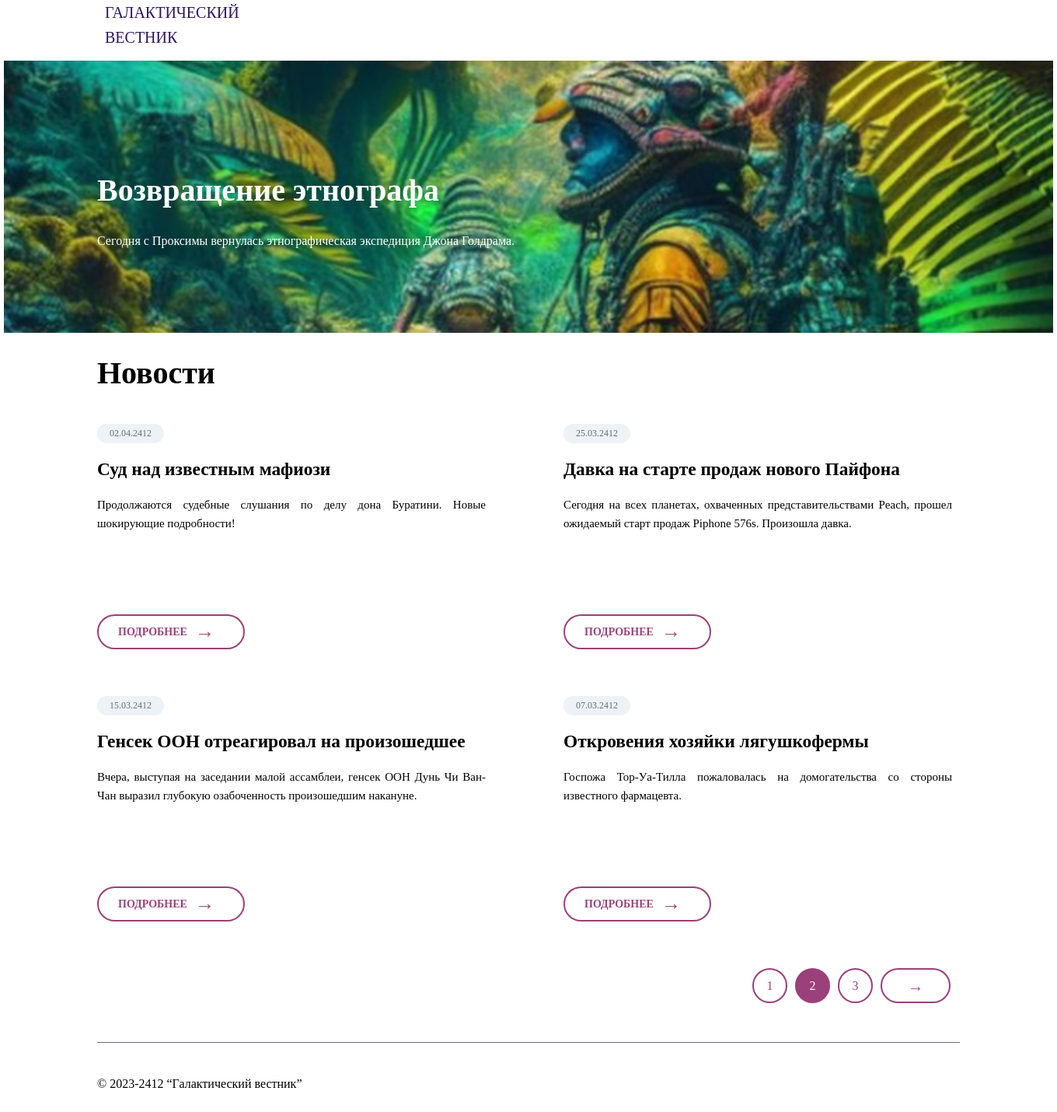
The page /news/group=0&newseg=1 on the database its author committed.
### tables this page shows
CREATE TABLE `news` (
  `id` int(11) unsigned NOT NULL AUTO_INCREMENT,
  `date` datetime NULL DEFAULT NULL,
  `title` varchar(250) NOT NULL DEFAULT '',
  `announce` text NULL DEFAULT NULL,
  `content` text NULL DEFAULT NULL,
  `image` varchar(250) NOT NULL DEFAULT '',
  PRIMARY KEY (`id`),
  KEY `id` (`id`),

  KEY `idx_news_date` (`date`));

### index.php (called while the page is built, shortened)
<?php
$partsOrig = explode("/", $_SERVER["REQUEST_URI"]);
$prefix = '/news';
$postfix = '/newsID=';
$parts[1] = $partsOrig[1] ?? Null;
$parts[2] = $partsOrig[2] ?? Null;
$parts[3] = $partsOrig[3] ?? Null;
$uriFirstLevel = preg_match('/news/', (string) $parts[1]);
$uriSecondLevel = preg_match('/group=[0-9]*&newseg=[0-9]*/',(string) $parts[2]);
$uriThridLevel = preg_match('/newsID=[0-9]*/',(string) $parts[3]);
if ( ($parts[1] == NULL or $parts[1] == 'news') and $parts[2] == NULL):
    header("Location: /news/group=0&newseg=0");
    exit;
 elseif ( $uriFirstLevel == True and $uriSecondLevel == True and $parts[3] == Null):
$numbers = preg_split("/[=&]/",$parts[2]);
$newsID = $parts[3] ?? Null;
elseif ( $uriFirstLevel == True and $uriSecondLevel == True and $uriThridLevel == True):
$numbers = preg_split("/[=&]/",$parts[2]);
$newsID = preg_split("/=/",$parts[3])[1];
else:
    http_response_code(404);
	echo "<h3>Ошибка 404</h3><p1>Страница не существует</p1>";
	exit;
endif;
$database = new Database("localhost","galaxy_newspaper", "admin@localhost", "myawesomepass");
$gateway = new NewsGateway($database);
$view = new mainPageView();
$newsView = new showNewsView();
$controller = new NewsController($gateway,$view,$newsView);
$controller -> processRequest($_SERVER["REQUEST_METHOD"], (int)$numbers[1], (int) $numbers[3],$prefix,$postfix,$newsID);

### src/NewsGateway.php (called while the page is built)
<?php
class NewsGateway
{
    private PDO $conn;
    public function __construct(Database $database)
    {
        $this -> conn = $database -> getConnection();
    }
    public function getAll(): array
    {
        $sql = 'SELECT id, DATE_FORMAT(date, "%d.%m.%Y") as date,title,announce,content,image FROM news GROUP BY date DESC';
        $stmt = $this -> conn -> query($sql);
        $data = [];
        while ($row = $stmt -> fetch(PDO::FETCH_ASSOC)) {
            $data[] = $row;
        }
        return $data;
    }
}

### src/Database.php (called while the page is built, shortened)
<?php
class Database {
    public function getConnection(): PDO
    {
        $dsn = "mysql:host={$this->host};dbname={$this->name};charset=utf8";
        return new PDO($dsn, $this->user, $this->password, [
            PDO::ATTR_EMULATE_PREPARES => false,
            PDO::ATTR_STRINGIFY_FETCHES => false
        ]);
    }
}

### src/mainPageView.php (the view, shortened to what this page needs)
<?php
class mainPageView {
    public function newsDisplay (int $bubbleButtonsSect, int $bubbleButtonNum, array $groupFirstLevel, array $groupSecondLevel, string $adressPrefix, string $postfix): void {
echo '
<!DOCTYPE html>
<html>
<head>
<script type="text/javascript">
window.onbeforeunload = function() {
    sessionStorage.setItem("scrollPosition", window.scrollY.toString());
};
// After refreshing the page, set the scroll position
window.onload = function() {
    if(sessionStorage.getItem("scrollPosition") !== null) {
      window.scrollTo(0, parseInt(sessionStorage.getItem("scrollPosition")));
    }
};
</script>
<meta http-equiv="content-type" content="text/html; charset=UTF-8">
<link href="/src/mainPageView.css" rel="stylesheet" type="text/css" />
</head>
<body>
<div class="container">
<div class="top_panel">
<div class="logo">
    <object data="/src/Vector.svg"></object>
</div> <div> <a>ГАЛАКТИЧЕСКИЙ </br> ВЕСТНИК</a> </div>
</div>
<!-- <div class="maintext">
  <h2> Book room </h2>
  <p> some content</p>
</div> -->
<div class="last_news">
  <div><h1>' . $groupSecondLevel[0][0][0]['title'] . '</h1><p>'  .  $groupSecondLevel[0][0][0]['announce'] . '</div>
</div>
<div class="news_label">
<h1>Новости</h1>
</div>
<div class="news_list">
';
foreach($groupSecondLevel[$bubbleButtonsSect][$bubbleButtonNum] as $newsSection) {
echo '
<div class="news_content">
<a href="' . $adressPrefix . '/group=' . $bubbleButtonsSect . '&newseg=' . $bubbleButtonNum .$postfix . (string) $newsSection['id']  . '" class="news_content_button_link">
<div class="data">' . $newsSection['date'] . '</div>
<div class="news_content_level_II">
<div class="news_title"><h3>' . $newsSection['title'] . '</h3></div>
<div class="news_content_level_III"><p>' . $newsSection['announce'] . '</p></div>
</div>
<div class="open_news_button"><div class="open_news_button_textcontent">ПОДРОБНЕЕ </div><div class="arrow_form">&#8594</div></div>
</a>
</div>
';
};
echo '
</div>
<div class="switch_line">
<div class="news_switch_section"> ';
	$segIndex = 0;
for($x = $bubbleButtonsSect*3; $x < $bubbleButtonsSect*3 + count($groupSecondLevel[$bubbleButtonsSect]); $x++) {
	$buttonText = $x+1;
    if ((int) $buttonText == 3*$bubbleButtonsSect + $bubbleButtonNum + 1) {
    echo '<a href="' . $adressPrefix .'/group='. $bubbleButtonsSect .'&newseg=' .        $segIndex . '" class = "bubbleButtonHypLink"><div    class="next_previous_button_selected"><div   class="bubbleButtonText">' . $buttonText . '</div></div></a>';
} else { echo '<a href="' . $adressPrefix . '/group='. $bubbleButtonsSect .'&newseg='. $segIndex . '" class = "bubbleButtonHypLink"><div class="news_switch_section_switch_I"><div class="bubbleButtonText">'. $buttonText .'</div></div></a>';
};
    $segIndex++;
};
if ($bubbleButtonsSect == 0) {
		echo '<a href="' . $adressPrefix . '/group='. (string)($bubbleButtonsSect + 1) .'&newseg=0" class="next_previous_button_link"><div class="next_previous_button"> &#8594 </div></a>';
} elseif  ($bubbleButtonsSect > 0 and $bubbleButtonsSect < count($groupSecondLevel)-1) {
		echo '<a href="' . $adressPrefix . '/group='. (string)($bubbleButtonsSect + 1) .'&newseg=0" class="next_previous_button_link><div class="next_previous_button"> &#8594 </div></a>';
	};
echo '
</div>
</div>
';
echo '
<div class="footer_line"></div>
<div>
<footer class = "footer_content">
<div>
  <p>&copy 2023-2412 <q>Галактический вестник</q></p>
</div>
</footer>
</div>
<script src="https://ajax.googleapis.com/ajax/libs/jquery/3.6.0/jquery.min.js"></script>
<script>
        $(document).ready(function() {
            $(".last_news").css("backgroundImage", "url(/src/images/' . $groupSecondLevel[0][0][0]['image'] . ')");
        });
</script>
</body>
</html>
';
}
}

### src/mainPageView.css (style rules this page uses)
*, *:before, *:after { margin:0; padding:0; -webkit-box-sizing: border-box; -moz-box-sizing: border-box; -ms-box-sizing: border-box; box-sizing: border-box; }
body { margin:0; line-height:1.6; font-family: Serif; }
.container { width:100%; max-width: 1350px; max-height: 2186px; margin: 0 auto; }
.top_panel { background-color: #FFFFFF; overflow: hidden; text-align: left; text-decoration: none; font-size: 20px; margin-left: 120px; padding-bottom:1%; color: #2C145E; }
.top_panel div { display: flex; float: left; margin-right:10px; }
.last_news { background: url("c6e252ce94fd757ae97522197c394239.jpg") no-repeat center center; -webkit-background-size; -moz-background-size:cover; -o-background-size:cover; background-size: cover; overflow:hidden; height:350px; width:1350px; }
.last_news div { position:relative; padding-top: 10%; font-color: white; color: white; padding-left: 120px; width:1100px; }
.last_news h1 { font-size: 40px; margin-bottom:20px; }
.news_label { overflow: hidden; text-align: left; text-decoration: none; font-size: 20px; margin-left: 120px; padding-bottom:1%; width:1520; height:90px font-size: 64px; margin-top:20px; margin-bottom:20px; }
.news_content { text-decoration:none; width:500px; height:290px; position:relative; margin-right:100px; margin-bottom:60px; }
.news_content_button_link { text-decoration:none; color:black; }
.news_list { display:flex; flex-wrap: wrap; margin-left:120px; }
.data { margin-bottom:15px; }
.news_content_level_II { font-size:14px; text-align:justify; }
.news_title { font-size:20px; text-align:left; }
.news_content_level_III { margin-top:15px; font-size:15px; }
.data { background:#ECF2F5; width: 86px; height:25px; border-radius: 20px; text-align:center; align-items: center; padding-top:3px; font-size:12px; color:#6C6E7B; }
.open_news_button { background:white; width: 190px; height:45px; border-radius: 50px; text-align:center; display: flex; color:#9B407A; border-style:solid; border-width:2px; border-color:#9B407A; position:absolute; bottom:0px; }
.open_news_button_textcontent { position:relative; top:10px; padding-left:25px; margin-right:10px; font-size:14px; font-weight: bold; }
.arrow_form { position:relative; bottom:0px; font-size:25px; }
.switch_line { width:100%; height:55px; }
.news_switch_section { display:flex; height:54px; width:322px; float:right; margin-right:65px; }
.bubbleButtonHypLink { text-decoration:none; }
.news_switch_section_switch_I { border-radius: 100%; border-style: solid; border-width: 2px; width:45px; height:45px; text-align: center; padding-top:4%; margin-right:10px; color:#9B407A; }
.bubbleButtonText { position:relative; top:6px; font-size:16px; }
.next_previous_button_selected { background:#9B407A; color: white; border-color: #9B407A; border-radius: 100%; border-style: solid; border-width: 2px; width:45px; height:45px; text-align: center; padding-top:4%; margin-right:10px; }
.next_previous_button_link { text-decoration:none; padding-right:10px; }
.next_previous_button { background:white; width: 90px; height:45px; border-radius: 50px; text-align:center; font-size:20px; font-weight:bold; color:#9B407A; border-style:solid; border-width:2px; border-color:#9B407A; padding-top:5px; }
.footer_content { margin-left:120px; margin-bottom:40px; }
.footer_line { margin-top:40px; margin-right:120px; margin-left:120px; border-top: 1px solid #6C6E7B; margin-bottom:40px; }

### rows shown on the page
news: title "Возвращение этнографа", announce "Сегодня с Проксимы вернулась этнографическая экспедиция Джона Голдрама."
news: date "02.04.2412", title "Суд над известным мафиози", announce "Продолжаются судебные слушания по делу дона Буратини. Новые шокирующие подробности!"
news: date "25.03.2412", title "Давка на старте продаж нового Пайфона", announce "Сегодня на всех планетах, охваченных представительствами Peach, прошел ожидаемый старт продаж Piphone 576s. Произошла давка."
news: date "15.03.2412", title "Генсек ООН отреагировал на произошедшее", announce "Вчера, выступая на заседании малой ассамблеи, генсек ООН Дунь Чи Ван-Чан выразил глубокую озабоченность произошедшим накануне."
news: date "07.03.2412", title "Откровения хозяйки лягушкофермы", announce "Госпожа Тор-Уа-Тилла пожаловалась на домогательства со стороны известного фармацевта."

### other values the page prints
$buttonText "1"
$buttonText "2"
$buttonText "3"
